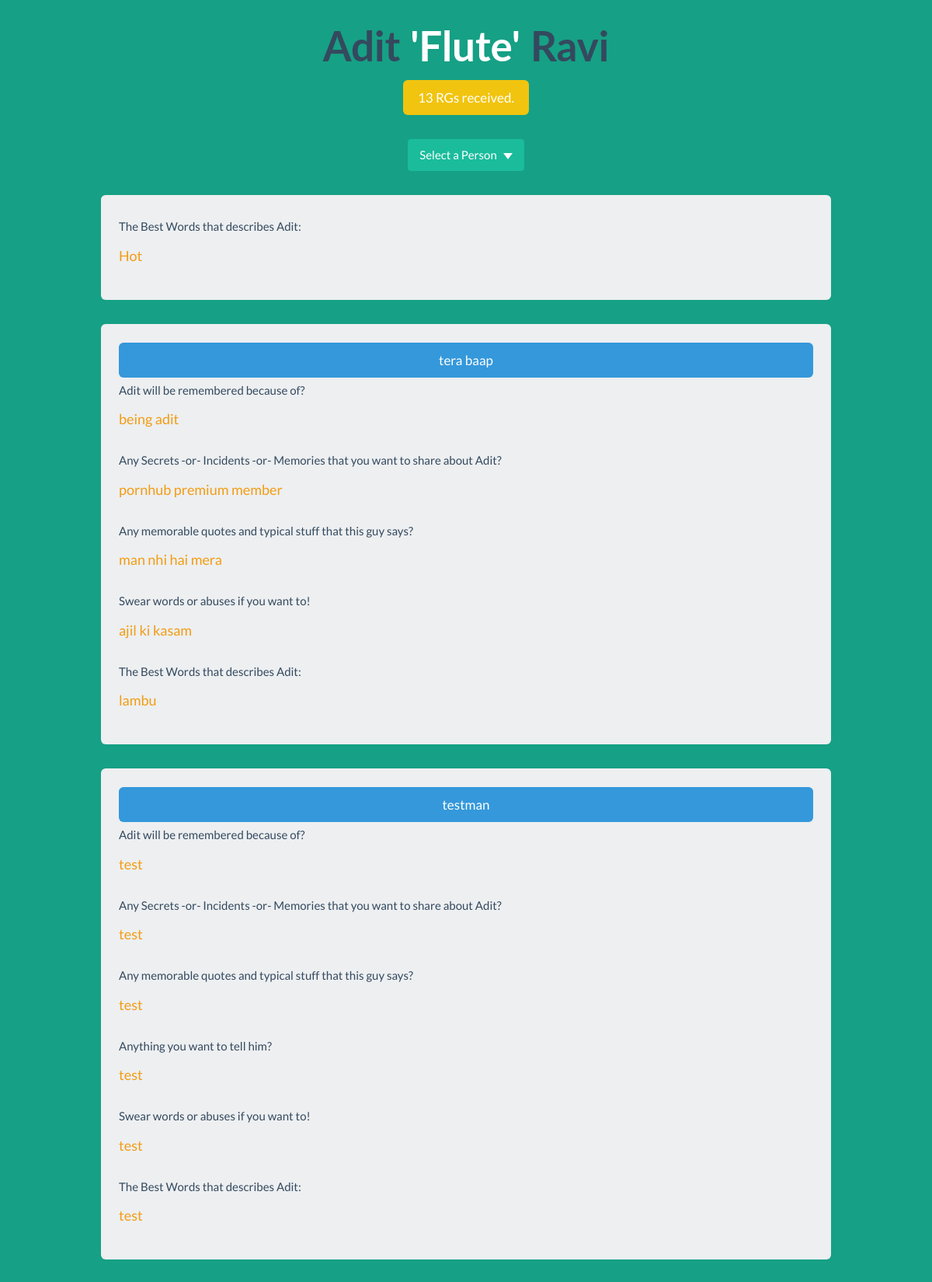
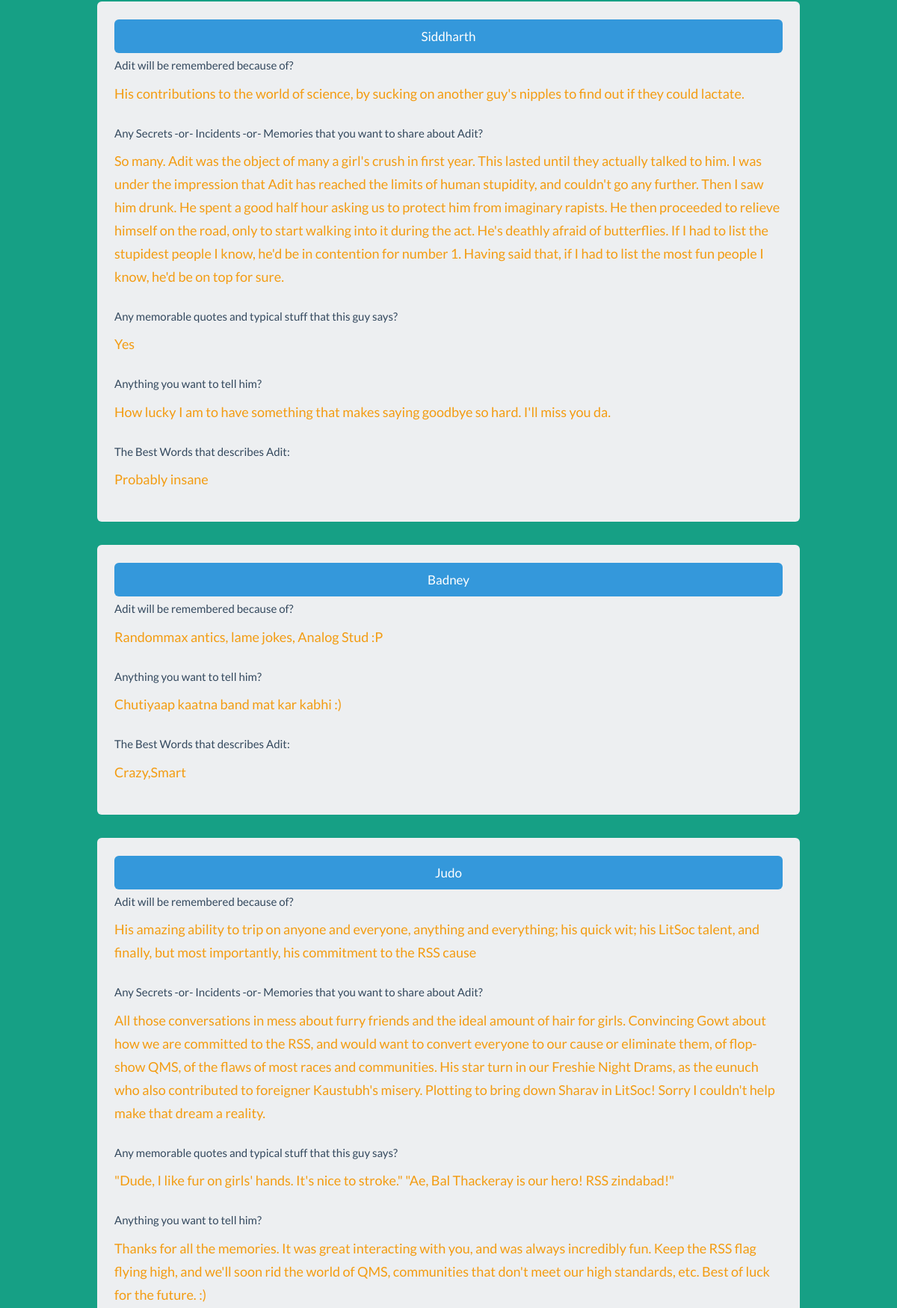
The app's page /rg/2016/entries.php?name=Adit (upper part) with its own data (2 pictures, top to bottom).
### tables this page shows
CREATE TABLE IF NOT EXISTS `wingmates2016` (
  `fname` varchar(8) DEFAULT NULL,
  `nick` varchar(49) DEFAULT NULL,
  `lname` varchar(10) DEFAULT NULL
);

CREATE TABLE IF NOT EXISTS `entry2016` (
  `name` varchar(30) NOT NULL,
  `friend` varchar(100) NOT NULL,
  `ans1` varchar(3000) NOT NULL,
  `ans2` varchar(2000) NOT NULL,
  `ans3` varchar(1000) NOT NULL,
  `ans4` varchar(500) NOT NULL,
  `ans5` varchar(1000) NOT NULL,
  `words` varchar(500) NOT NULL
);

### rg/2016/entries.php (the view, shortened to what this page needs)
<?php
$fuck = 0;
$query_name = $_GET['name'];
$data = mysql_fetch_array(mysql_query("SELECT fName, lName, nick FROM wingmates2016 WHERE fName='{$query_name}'"));
$fname = $data['fName'];
$nick = $data['nick'];
$lname = $data['lName'];
echo'
<!DOCTYPE html>
<html lang="en">
  <head>
    <meta charset="utf-8">
    <title>Received RGs</title>
    <link href="dist/css/vendor/bootstrap.min.css" rel="stylesheet">
    <link href="dist/css/flat-ui.css" rel="stylesheet">
    <link href="docs/assets/css/demo.css" rel="stylesheet">
    <link rel="shortcut icon" href="img/favicon.ico">
    <!--[if lt IE 9]>
      <script src="dist/js/vendor/html5shiv.js"></script>
      <script src="dist/js/vendor/respond.min.js"></script>
    <![endif]-->
  </head>
  <style>
  body{background-color: #16A085;}
  lol
  {
   	font-weight: bold;
	color: #FFFFFF;
  }
  </style>
  ';
  	$posts = mysql_query("SELECT name FROM entry2016 WHERE name='{$fname}'");
	$count = 0;
	while($post = mysql_fetch_assoc($posts))
	{
		$count++;
	}
  echo'
  <body>
    <div class="container">
	<center>
	<h2>'.$fname.' ';if($nick !== ""){echo'<lol>\''.$nick.'\'</lol>';}echo' '.$lname.'</h2>
	<button class="btn btn-warning btn-lg">'; if($fuck == 1){echo '#ERR';}else{echo $count ; } echo' RGs received.</button><br><br>
      <div class="row">
          <div class="btn-group">
            <button data-toggle="dropdown" class="btn btn-primary dropdown-toggle" type="button">Select a Person<span class="caret"></span></button>
            <ul role="menu" class="dropdown-menu">
';
echo'
            </ul>
          </div>
	</div>
	<br>
	</center>
';
if($fuck == 1)
{
	echo '<center><h4 style="color: #ffffff">1146: Table rgmaxtable.Mohammed.nonexistenttable does not exist.</h4></center>';
}
else{
	$posts = mysql_query("SELECT name, friend, ans1, ans2, ans3, ans4, ans5, words FROM entry2016 WHERE name='{$fname}'");
	while($post = mysql_fetch_assoc($posts))
	{
 		$friend = $post['friend'];
		$ans1 = $post['ans1'];
		$ans2 = $post['ans2'];
		$ans3 = $post['ans3'];
		$ans4 = $post['ans4'];
		$ans5 = $post['ans5'];
		$words = $post['words'];
	echo'
          <div class="login-form">
	'; if($friend !== ""){echo'<button class="btn btn-info btn-lg btn-block">'.$friend.'</button>';}
	if($ans1 !== ""){
	echo'
            <div class="form-group">
	      <label>'.$fname.' will be remembered because of?</label>
	      <p style="color:#F39C12; word-wrap: break-word;">'.$ans1.'</p>
            </div>
	';}
	if($ans2 !== ""){
	echo'
            <div class="form-group">
	      <label>Any Secrets -or- Incidents -or- Memories that you want to share about '.$fname.'?</label>
	      <p style="color:#F39C12; word-wrap: break-word;">'.$ans2.'</p>
            </div>
	';}
	if($ans5 !== ""){
	echo'
            <div class="form-group">
	      <label>Any memorable quotes and typical stuff that this guy says?</label>
	      <p style="color:#F39C12; word-wrap: break-word;">'.$ans5.'</p>
            </div>
	';}
	if($ans3 !== ""){
	echo'
            <div class="form-group">
	      <label>Anything you want to tell him?</label>
	      <p style="color:#F39C12; word-wrap: break-word;">'.$ans3.'</p>
            </div>
	';}
	if($ans4 !== ""){
	echo'
            <div class="form-group">
	      <label>Swear words or abuses if you want to!</label>
	      <p style="color:#F39C12; word-wrap: break-word;">'.$ans4.'</p>
            </div>
	';}
	if($words !== ""){
	echo'
            <div class="form-group">
	      <label>The Best Words that describes '.$fname.':</label>
	      <p style="color:#F39C12; word-wrap: break-word;">'.$words.'</p>
            </div>
	';
	}
	echo'
          </div>
	<br>
	';
	}
}
echo'
    </div>
';
?>
  </body>
</html>

### rg/2016/docs/assets/css/demo.css (style rules this page uses)
.container { width: 970px !important; }

### rg/2016/entries.php (style rules this page uses)
body { background-color: #16A085; }
lol { font-weight: bold; color: #FFFFFF; }

### records on screen
wingmates2016: fname "Adit", nick "Flute", lname "Ravi"
entry2016: words "Hot"
entry2016: friend "tera baap", ans1 "being adit", ans2 "pornhub premium member", ans5 "man nhi hai mera", ans4 "ajil ki kasam", words "lambu"
entry2016: friend "testman", ans1 "test", ans2 "test", ans5 "test", ans3 "test", ans4 "test", words "test"
entry2016: friend "Siddharth", ans1 "His contributions to the world of science, by sucking on another guy's nipples to find out if they could lactate.", ans2 "So many. Adit was the object of many a girl's crush in first year. This lasted until they actually talked to him. I was under the impression that Adit has reached the limits of human stupidity, and couldn't go any further. Then I saw him drunk. He spent a good half hour asking us to protect him from imaginary rapists. He then proceeded to relieve himself on the road, only to start walking into it during the act. He's deathly afraid of butterflies. If I had to list the stupidest people I know, he'd be in contention for number 1. Having said that, if I had to list the most fun people I know, he'd be on top for sure.", ans5 "Yes", ans3 "How lucky I am to have something that makes saying goodbye so hard. I'll miss you da.", words "Probably insane"
entry2016: friend "Badney", ans1 "Randommax antics, lame jokes, Analog Stud :P", ans3 "Chutiyaap kaatna band mat kar kabhi :)", words "Crazy,Smart"
entry2016: friend "Judo", ans1 "His amazing ability to trip on anyone and everyone, anything and everything; his quick wit; his LitSoc talent, and finally, but most importantly, his commitment to the RSS cause", ans2 "All those conversations in mess about furry friends and the ideal amount of hair for girls. Convincing Gowt about how we are committed to the RSS, and would want to convert everyone to our cause or eliminate them, of flop-show QMS, of the flaws of most races and communities. His star turn in our Freshie Night Drams, as the eunuch who also contributed to foreigner Kaustubh's misery. Plotting to bring down Sharav in LitSoc! Sorry I couldn't help make that dream a reality.", ans5 "\"Dude, I like fur on girls' hands. It's nice to stroke.\" \"Ae, Bal Thackeray is our hero! RSS zindabad!\"", ans3 "Thanks for all the memories. It was great interacting with you, and was always incredibly fun. Keep the RSS flag flying high, and we'll soon rid the world of QMS, communities that don't meet our high standards, etc. Best of luck for the future. :)"

### other values on screen
$count "13"
